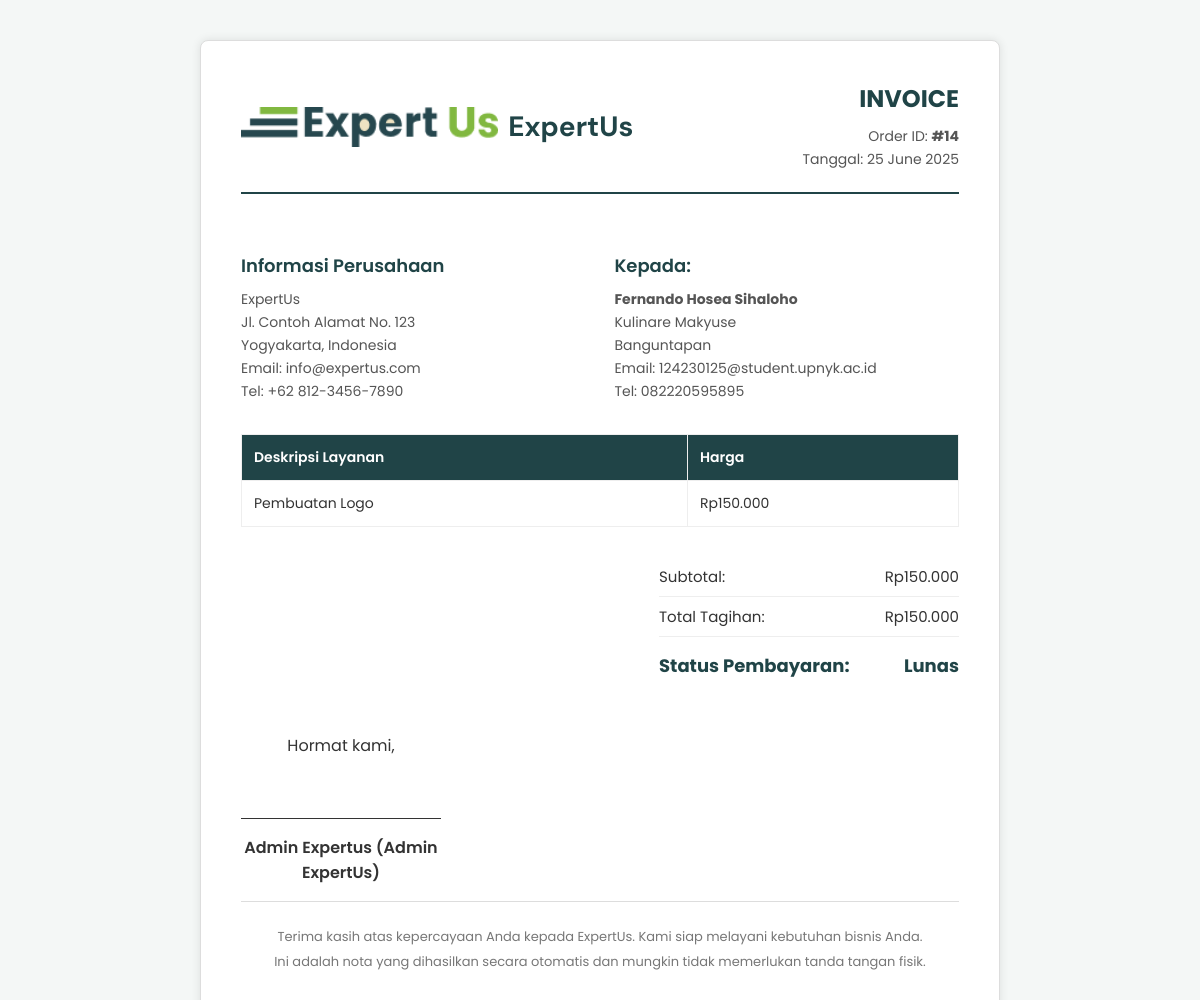
The app's page /admin/orders/invoice_template.php?IdConsult=14 (signed in) with its own data.
### tables this page shows
CREATE TABLE `consult` (
  `IdConsult` int(11) NOT NULL,
  `IdCust` int(11) DEFAULT NULL,
  `HasilConsult` text DEFAULT NULL,
  `PembayaranDP` text DEFAULT NULL,
  `BayarLunas` text DEFAULT NULL,
  `StatusPembayaran` varchar(50) DEFAULT NULL,
  `StatusPengerjaan` varchar(50) DEFAULT NULL,
  `HasilPengerjaan` text DEFAULT NULL,
  `CatatanRevisi` text DEFAULT NULL,
  `Revisi1` text DEFAULT NULL,
  `Revisi2` text DEFAULT NULL,
  `created_at` date NOT NULL,
  `updated_at` date NOT NULL
);

CREATE TABLE `customer` (
  `IdCust` int(11) NOT NULL,
  `Nama` varchar(100) DEFAULT NULL,
  `Email` varchar(100) DEFAULT NULL,
  `NoTelp` varchar(20) DEFAULT NULL,
  `NamaUsaha` varchar(100) DEFAULT NULL,
  `BidangUsaha` varchar(100) DEFAULT NULL,
  `JenisLayanan` varchar(100) DEFAULT NULL,
  `Lokasi` varchar(100) DEFAULT NULL,
  `Harga` decimal(15,2) DEFAULT NULL,
  `created_at` date NOT NULL,
  `updated_at` date NOT NULL
);

### Admin/orders/invoice_template.php (the view, shortened to what this page needs)
<?php
require_once dirname(dirname(__DIR__)) . '/includes/db_config.php';
$current_invoice_date = date('d F Y');
$admin_nama = $_SESSION['admin_nama'] ?? 'Admin';
$consult_id = filter_var(isset($_GET['IdConsult']) ? $_GET['IdConsult'] : null, FILTER_VALIDATE_INT);
$invoice_data = null;
if ($consult_id !== false && $consult_id !== null) {
    global $conn;
    $sql_invoice = "SELECT
                        con.IdConsult,
                        cust.Nama AS customer_name,
                        cust.Email AS customer_email,
                        cust.NoTelp AS customer_phone,
                        cust.NamaUsaha,
                        cust.BidangUsaha,
                        cust.Lokasi,
                        cust.JenisLayanan AS service_type,
                        cust.Harga AS total_price,
                        con.StatusPembayaran AS payment_status,
                        con.PembayaranDP AS dp_amount,
                        con.BayarLunas AS full_payment_amount,
                        con.created_at AS order_date, -- Tanggal order awal dari DB
                        con.updated_at AS last_updated -- Tanggal update terakhir dari DB
                    FROM consult AS con
                    JOIN customer AS cust ON con.IdCust = cust.IdCust
                    WHERE con.IdConsult = ?";
    if ($stmt_invoice = $conn->prepare($sql_invoice)) {
        $stmt_invoice->bind_param('i', $consult_id);
        $stmt_invoice->execute();
        $result_invoice = $stmt_invoice->get_result();
        if ($result_invoice->num_rows > 0) {
            $invoice_data = $result_invoice->fetch_assoc();
            $invoice_data['total_price_formatted'] = 'Rp' . number_format((float)$invoice_data['total_price'], 0, ',', '.');
            $invoice_data['dp_amount_formatted'] = 'Rp' . number_format((float)$invoice_data['dp_amount'], 0, ',', '.');
            $invoice_data['full_payment_amount_formatted'] = 'Rp' . number_format((float)$invoice_data['full_payment_amount'], 0, ',', '.');
            $invoice_data['remaining_payment'] = (float)$invoice_data['total_price'] - (float)$invoice_data['dp_amount'];
            if ($invoice_data['payment_status'] == 'Lunas') {
                $invoice_data['remaining_payment'] = 0;
            }
            $invoice_data['remaining_payment_formatted'] = 'Rp' . number_format((float)$invoice_data['remaining_payment'], 0, ',', '.');
        } else {
            header('location: ' . BASE_URL . '/admin/orders/index.php?error=' . urlencode('Invoice tidak ditemukan untuk ID ' . htmlspecialchars($consult_id) . '.'));
            exit();
        }
    } else {
        header('location: ' . BASE_URL . '/admin/orders/index.php?error=' . urlencode('Kesalahan persiapan query invoice: ' . $conn->error));
        exit();
    }
} else {
    header('location: ' . BASE_URL . '/admin/orders/index.php?error=' . urlencode('ID invoice tidak valid atau tidak diberikan.'));
    exit();
}
?>
<!DOCTYPE html>
<html lang="en">
<head>
    <link rel="stylesheet" href="https://cdnjs.cloudflare.com/ajax/libs/font-awesome/6.0.0-beta3/css/all.min.css">
</head>
<body>
    <div class="invoice-container">
        <div class="invoice-header">
            <div class="logo">
                <img src="<?php echo BASE_URL; ?>/public/Logo/Logo3.png" alt="ExpertUs Logo">
                <h1>ExpertUs</h1>
            </div>
            <div class="invoice-details">
                <h2>INVOICE</h2>
                <p>Order ID: <strong>#<?php echo htmlspecialchars($invoice_data['IdConsult']); ?></strong></p>
                <p>Tanggal: <?php echo htmlspecialchars($current_invoice_date); ?></p>
            </div>
        </div>
        <div class="invoice-address-section">
            <div>
                <h3>Informasi Perusahaan</h3>
                <p>ExpertUs</p>
                <p>Jl. Contoh Alamat No. 123</p>
                <p>Yogyakarta, Indonesia</p>
                <p>Email: info@expertus.com</p>
                <p>Tel: +62 812-3456-7890</p>
            </div>
            <div>
                <h3>Kepada:</h3>
                <p><strong><?php echo htmlspecialchars($invoice_data['customer_name']); ?></strong></p>
                <p><?php echo htmlspecialchars($invoice_data['NamaUsaha'] ?? 'N/A'); ?></p>
                <p><?php echo htmlspecialchars($invoice_data['Lokasi'] ?? 'N/A'); ?></p>
                <p>Email: <?php echo htmlspecialchars($invoice_data['customer_email']); ?></p>
                <p>Tel: <?php echo htmlspecialchars($invoice_data['customer_phone']); ?></p>
            </div>
        </div>
        <table class="invoice-table">
            <thead>
                <tr>
                    <th>Deskripsi Layanan</th>
                    <th>Harga</th>
                </tr>
            </thead>
            <tbody>
                <tr>
                    <td><?php echo htmlspecialchars($invoice_data['service_type']); ?></td>
                    <td><?php echo htmlspecialchars($invoice_data['total_price_formatted']); ?></td>
                </tr>
            </tbody>
        </table>
        <div class="invoice-total-section">
            <div class="invoice-total">
                <div><span>Subtotal:</span><span><?php echo htmlspecialchars($invoice_data['total_price_formatted']); ?></span></div>
                <div><span>Total Tagihan:</span><span><?php echo htmlspecialchars($invoice_data['total_price_formatted']); ?></span></div>
                <div><span>Status Pembayaran:</span><span><strong><?php echo htmlspecialchars($invoice_data['payment_status']); ?></strong></span></div>
            </div>
        </div>
        <div class="invoice-stamp">
            <div class="signature-area">
                <p>Hormat kami,</p>
                <div class="signature-line"></div>
                <p class="signature-name"><?php echo htmlspecialchars($admin_nama); ?> (Admin ExpertUs)</p>
            </div>
        </div>
        <div class="invoice-footer">
            <p>Terima kasih atas kepercayaan Anda kepada ExpertUs. Kami siap melayani kebutuhan bisnis Anda.</p>
            <p>Ini adalah nota yang dihasilkan secara otomatis dan mungkin tidak memerlukan tanda tangan fisik.</p>
        </div>
    </div>
</body>
</html>

### Admin/orders/invoice_template.php (style rules this page uses)
body { font-family: 'Poppins', sans-serif; margin: 0; padding: 20px; background-color: #f4f7f6; color: #333; -webkit-print-color-adjust: exact; print-color-adjust: exact; }
.invoice-container { width: 100%; max-width: 800px; margin: 20px auto; background-color: #fff; border: 1px solid #ddd; border-radius: 8px; box-shadow: 0 0 10px rgba(0, 0, 0, 0.1); padding: 40px; box-sizing: border-box; }
.invoice-header { display: flex; justify-content: space-between; align-items: center; margin-bottom: 40px; border-bottom: 2px solid #204447; padding-bottom: 20px; }
.invoice-header .logo { display: flex; align-items: center; gap: 10px; }
.invoice-header .logo img { height: 40px; }
.invoice-header .logo h1 { font-family: 'DM Sans', sans-serif; font-size: 28px; font-weight: 700; color: #204447; margin: 0; }
.invoice-header .invoice-details { text-align: right; }
.invoice-header .invoice-details h2 { font-size: 24px; color: #204447; margin: 0 0 10px 0; font-weight: 700; }
.invoice-header .invoice-details p { margin: 2px 0; font-size: 14px; color: #555; }
.invoice-address-section { display: flex; justify-content: space-between; margin-bottom: 30px; }
.invoice-address-section div { width: 48%; }
.invoice-address-section h3 { font-size: 18px; color: #204447; margin-bottom: 10px; font-weight: 600; }
.invoice-address-section p { font-size: 14px; margin: 2px 0; color: #555; }
.invoice-table { width: 100%; border-collapse: collapse; margin-bottom: 30px; }
.invoice-table th, .invoice-table td { border: 1px solid #eee; padding: 12px; text-align: left; font-size: 14px; }
.invoice-table th { background-color: #204447; color: #fff; font-weight: 600; }
.invoice-total-section { display: flex; justify-content: flex-end; margin-bottom: 30px; }
.invoice-total { width: 100%; max-width: 300px; }
.invoice-total div { display: flex; justify-content: space-between; padding: 8px 0; border-bottom: 1px solid #eee; font-size: 15px; }
.invoice-total div:last-child { border-bottom: none; font-size: 18px; font-weight: 700; color: #204447; padding-top: 15px; }
.invoice-footer { text-align: center; padding-top: 20px; border-top: 1px solid #ddd; font-size: 13px; color: #777; }
.invoice-footer p { margin: 5px 0; }
.invoice-stamp { margin-top: 30px; display: flex; justify-content: flex-start; align-items: flex-end; }
.invoice-stamp .signature-area { text-align: center; width: 200px; }
.invoice-stamp .signature-line { border-bottom: 1px solid #333; margin-top: 60px; margin-bottom: 5px; }
.invoice-stamp .signature-name { font-weight: 600; }

### records on screen
consult: IdConsult "14", IdCust.Nama "Fernando Hosea Sihaloho", IdCust.NamaUsaha "Kulinare Makyuse", IdCust.Lokasi "Banguntapan", IdCust.Email "124230125@student.upnyk.ac.id", IdCust.NoTelp "082220595895", IdCust.JenisLayanan "Pembuatan Logo", StatusPembayaran "Lunas"

### other values on screen
$invoice_data['total_price_formatted'] "Rp150.000"
$admin_nama "Admin Expertus"
